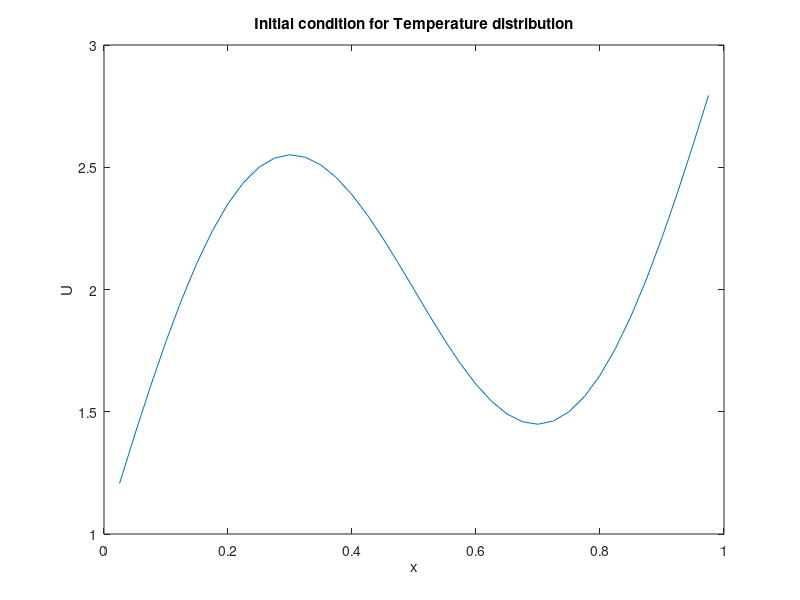
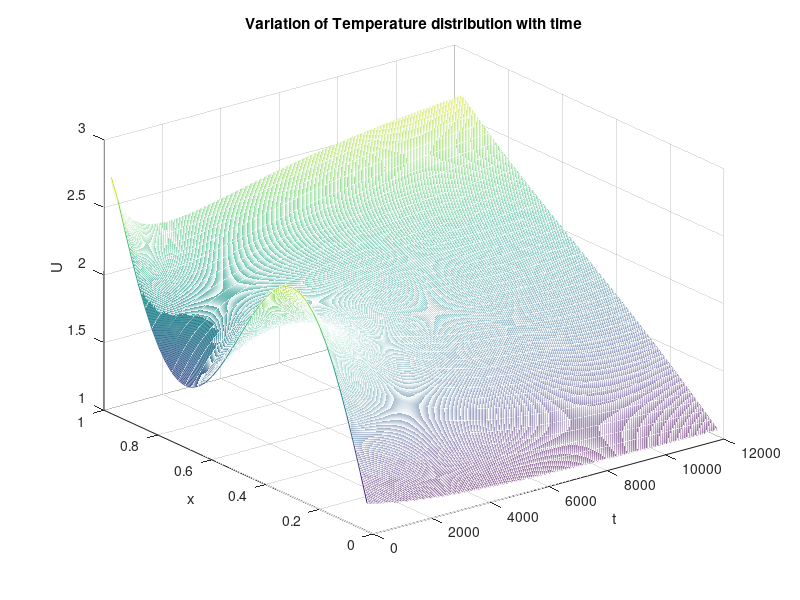

Here is the MATLAB script that generated these plots, in order:
%% ForwardEuler.m

%% Author: Louise Olsen-Kettle (email: l.kettle1@uq.edu.au, @DrOlsen-Kettle)
%% Code to supplement lecture notes by Louise Olsen-Kettle:
%% Numerical solution of Partial Differential Equations (PDEs)
%% Webpage: http://espace.library.uq.edu.au/view/UQ:239427
%% ISBN: 978-1-74272-149-1


% using an explicit forward Euler method for the heat equation U_t = beta*U_xx
x1=0;
a = 1.; % length of bar in x-direction
x2=a;

T = 12000.; % length of time for solution

n = 39;   % no of grid points Xn
m = 600.;

dx = a/(n+1.); % grid spacing in x direction

dt = T/m;

t=0.; % initial time = 0

beta = 1.e-5; % thermal diffusivity constant

s = beta*dt/(dx^2);  % gain parameter 

if s > 0.5
   fprintf('gain parameter > 0.5 - explicit forward Euler method is unstable, please reduce time step size to gain stability');
end

% build the A matrix to march finite difference solution forward in time

% check first with n=3 to test that you are getting the right A matrix and b vector:

%s=1  % checkpoint values comment out later!!!
%n=3  % checkpoint values comment out later!!!

Adiag = (1-2*s)*ones(n,1);

Asubs = s*ones(n,1);

Asuper = s*ones(n,1);

A = spdiags([Asubs,Adiag,Asuper],[-1 0 1],n,n);

% specify boundary conditions through vector b and by changing any rows in A matrix needed - for Neumann boundary conditions
 
% for Neumann boundary conditions at x = a:
A(n,n) = 1-s;

b= zeros(n,1);

% for Dirichlet boundary conditions at x=0: b[1] = s*g1(t_k)
% U(x=0, t) = 1.
b(1) = s*1.;
% for Neumann boundary conditions at x = a: b[n] = s*dx*g2(t_k)
% U_x(x=a,t) = 2.
b(n) =  2.*s*dx;
% b % check b is right too!

% set up mesh in x-direction:
x = linspace(x1+dx,x2-dx, n)';
% Set up vector U^0 at time tk=0: U(x,0) = f(x)
% using U(x,0) = 2*x + sin(2*pi*x) + 1
 
U_tk = 2.*x + sin(2*pi*x) + 1.;

figure(1)
plot (x,U_tk,'-')
title ('Initial condition for Temperature distribution')
xlabel ('x')
ylabel ('U')

% store solution for each time in matrix U(nxm):

U=zeros(n,m);
tvec=zeros(m,1);

U(:,1) = U_tk;
tvec(1) = t;

% now march solution forward in time using U_tk+1 = A*U_tk + b:

for k = 1:m
    t = t+dt;
    % if boundary conditions vary with time you need to update b here
    U_tk_1 = A*U_tk + b;    

    U(:,k) = U_tk_1;
 
    % for next time step:
    U_tk = U_tk_1;
    tvec(k) = t;

end



figure(2)
mesh (tvec,x,U)
title ('Variation of Temperature distribution with time')
xlabel ('t')
ylabel ('x')
zlabel ('U')
